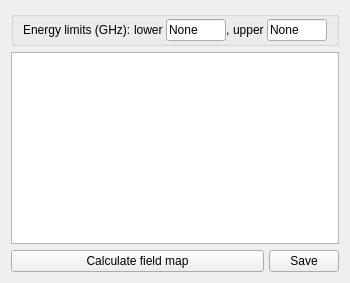
      <widget class="QWidget" name="tab_field1">
       <property name="enabled">
        <bool>true</bool>
       </property>
       <attribute name="title">
        <string>Field map of atom 1</string>
       </attribute>
       <layout class="QVBoxLayout" name="verticalLayout_10" stretch="0,1,0">
        <item>
         <widget class="QGroupBox" name="horizontalGroupBox_4">
          <property name="sizePolicy">
           <sizepolicy hsizetype="Preferred" vsizetype="Preferred">
            <horstretch>0</horstretch>
            <verstretch>0</verstretch>
           </sizepolicy>
          </property>
          <layout class="QHBoxLayout" name="horizontalLayout_18" stretch="0,0,0,0,1">
           <property name="spacing">
            <number>0</number>
           </property>
           <property name="topMargin">
            <number>2</number>
           </property>
           <property name="bottomMargin">
            <number>2</number>
           </property>
           <item>
            <widget class="QLabel" name="label_35">
             <property name="text">
              <string>Energy limits (GHz): </string>
             </property>
            </widget>
           </item>
           <item>
            <layout class="QFormLayout" name="formLayout_31">
             <property name="sizeConstraint">
              <enum>QLayout::SetMinimumSize</enum>
             </property>
             <property name="fieldGrowthPolicy">
              <enum>QFormLayout::ExpandingFieldsGrow</enum>
             </property>
             <property name="labelAlignment">
              <set>Qt::AlignLeading|Qt::AlignLeft|Qt::AlignVCenter</set>
             </property>
             <property name="formAlignment">
              <set>Qt::AlignLeading|Qt::AlignLeft|Qt::AlignTop</set>
             </property>
             <property name="horizontalSpacing">
              <number>0</number>
             </property>
             <property name="verticalSpacing">
              <number>0</number>
             </property>
             <item row="1" column="0">
              <widget class="QLabel" name="label_78">
               <property name="text">
                <string>lower </string>
               </property>
               <property name="textFormat">
                <enum>Qt::AutoText</enum>
               </property>
              </widget>
             </item>
             <item row="1" column="1">
              <widget class="QLineEdit" name="lineedit_field1_minE">
               <property name="sizePolicy">
                <sizepolicy hsizetype="Expanding" vsizetype="Fixed">
                 <horstretch>0</horstretch>
                 <verstretch>0</verstretch>
                </sizepolicy>
               </property>
               <property name="minimumSize">
                <size>
                 <width>0</width>
                 <height>0</height>
                </size>
               </property>
               <property name="maximumSize">
                <size>
                 <width>60</width>
                 <height>16777215</height>
                </size>
               </property>
               <property name="text">
                <string>None</string>
               </property>
              </widget>
             </item>
            </layout>
           </item>
           <item>
            <widget class="QLabel" name="label_79">
             <property name="text">
              <string>, </string>
             </property>
            </widget>
           </item>
           <item>
            <layout class="QFormLayout" name="formLayout_32">
             <property name="sizeConstraint">
              <enum>QLayout::SetMinimumSize</enum>
             </property>
             <property name="fieldGrowthPolicy">
              <enum>QFormLayout::ExpandingFieldsGrow</enum>
             </property>
             <property name="labelAlignment">
              <set>Qt::AlignLeading|Qt::AlignLeft|Qt::AlignVCenter</set>
             </property>
             <property name="formAlignment">
              <set>Qt::AlignLeading|Qt::AlignLeft|Qt::AlignTop</set>
             </property>
             <property name="horizontalSpacing">
              <number>0</number>
             </property>
             <property name="verticalSpacing">
              <number>0</number>
             </property>
             <item row="1" column="0">
              <widget class="QLabel" name="label_80">
               <property name="text">
                <string>upper </string>
               </property>
               <property name="textFormat">
                <enum>Qt::AutoText</enum>
               </property>
              </widget>
             </item>
             <item row="1" column="1">
              <widget class="QLineEdit" name="lineedit_field1_maxE">
               <property name="sizePolicy">
                <sizepolicy hsizetype="Expanding" vsizetype="Fixed">
                 <horstretch>0</horstretch>
                 <verstretch>0</verstretch>
                </sizepolicy>
               </property>
               <property name="minimumSize">
                <size>
                 <width>0</width>
                 <height>0</height>
                </size>
               </property>
               <property name="maximumSize">
                <size>
                 <width>60</width>
                 <height>16777215</height>
                </size>
               </property>
               <property name="text">
                <string>None</string>
               </property>
              </widget>
             </item>
            </layout>
           </item>
           <item>
            <spacer name="horizontalSpacer_4">
             <property name="orientation">
              <enum>Qt::Horizontal</enum>
             </property>
             <property name="sizeType">
              <enum>QSizePolicy::Expanding</enum>
             </property>
             <property name="sizeHint" stdset="0">
              <size>
               <width>0</width>
               <height>20</height>
              </size>
             </property>
            </spacer>
           </item>
          </layout>
         </widget>
        </item>
        <item>
         <widget class="PlotWidget" name="graphicsview_field1_plot">
          <property name="enabled">
           <bool>true</bool>
          </property>
          <property name="sizePolicy">
           <sizepolicy hsizetype="Expanding" vsizetype="Expanding">
            <horstretch>0</horstretch>
            <verstretch>0</verstretch>
           </sizepolicy>
          </property>
         </widget>
        </item>
        <item>
         <layout class="QHBoxLayout" name="horizontalLayout_7">
          <property name="spacing">
           <number>0</number>
          </property>
          <item>
           <widget class="QPushButton" name="pushbutton_field1_calc">
            <property name="sizePolicy">
             <sizepolicy hsizetype="Minimum" vsizetype="Fixed">
              <horstretch>4</horstretch>
              <verstretch>0</verstretch>
             </sizepolicy>
            </property>
            <property name="text">
             <string>Calculate field map</string>
            </property>
           </widget>
          </item>
          <item>
           <spacer name="horizontalSpacer_7">
            <property name="orientation">
             <enum>Qt::Horizontal</enum>
            </property>
            <property name="sizeHint" stdset="0">
             <size>
              <width>5</width>
              <height>20</height>
             </size>
            </property>
           </spacer>
          </item>
          <item>
           <widget class="QPushButton" name="pushbutton_field1_save">
            <property name="sizePolicy">
             <sizepolicy hsizetype="Minimum" vsizetype="Fixed">
              <horstretch>1</horstretch>
              <verstretch>0</verstretch>
             </sizepolicy>
            </property>
            <property name="maximumSize">
             <size>
              <width>70</width>
              <height>16777215</height>
             </size>
            </property>
            <property name="text">
             <string>Save</string>
            </property>
           </widget>
          </item>
         </layout>
        </item>
       </layout>
      </widget>
